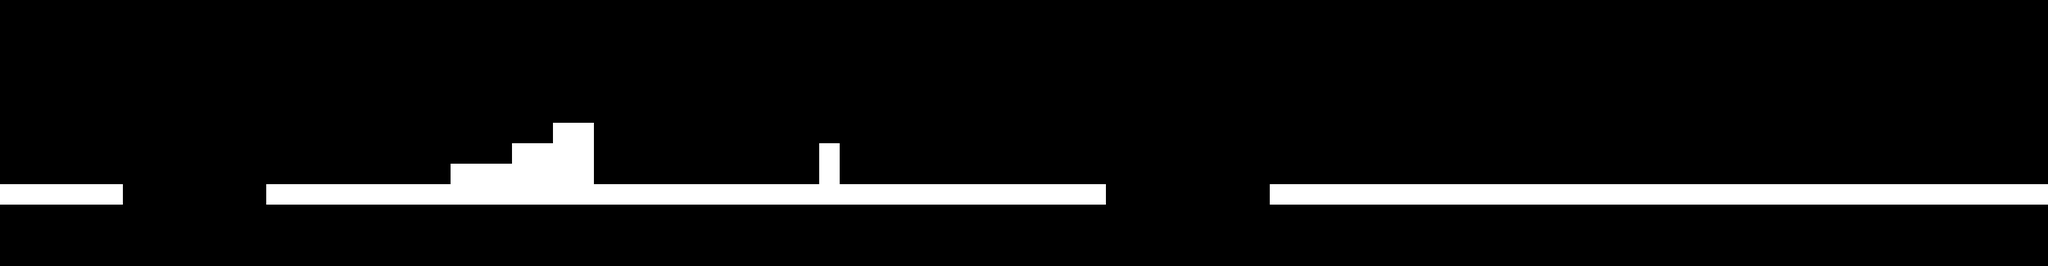

This game map was drawn from its Tiled (.tmx) file and the tilesets committed beside it. A one-line description and the trimmed map source follow:
An orthogonal 100x13 tile map with 32x32 px tiles, 2 tile layers (white, black).

<map version="1.0" orientation="orthogonal" renderorder="right-down" width="100" height="13" tilewidth="32" tileheight="32" nextobjectid="1">
 <tileset firstgid="1" name="world" tilewidth="32" tileheight="32" tilecount="2">
  <image source="../images/world.png" width="64" height="32" />
 </tileset>
 <layer name="white" width="100" height="13">
  <data>[1300 cells, 100 non-empty, 1 distinct tile ids]</data>
 </layer>
 <layer name="black" width="100" height="13">
  <data>[1300 cells, 21 non-empty, 1 distinct tile ids]</data>
 </layer>
</map>
